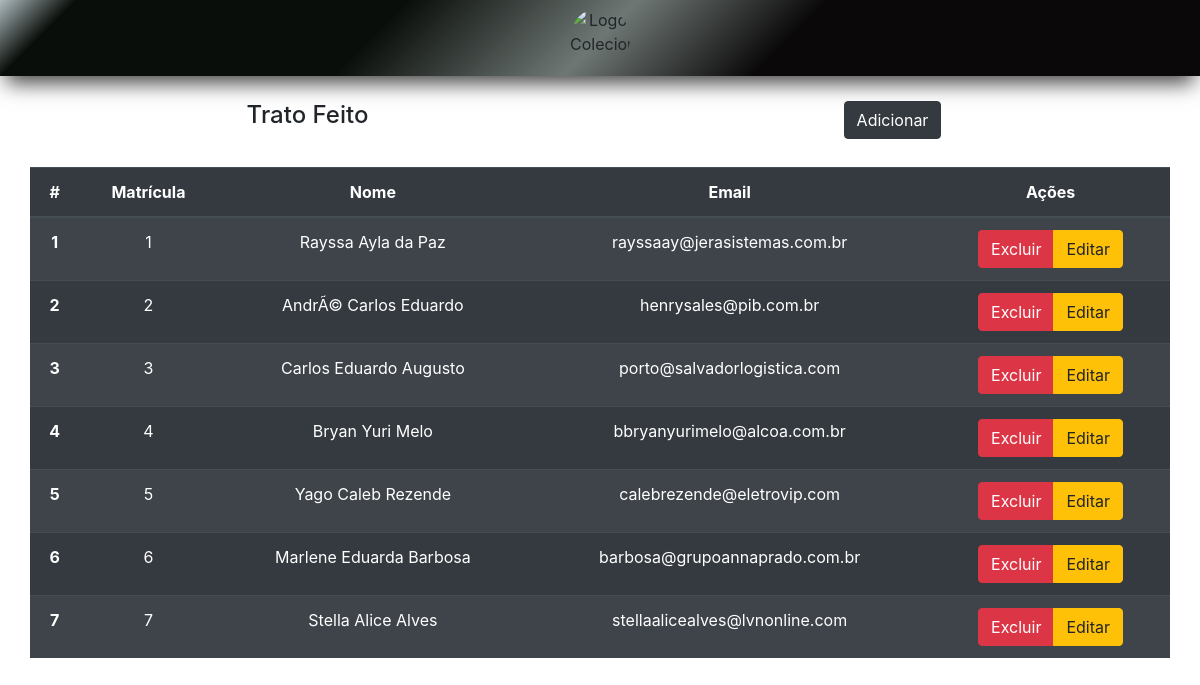
The page / on the database its author committed.
### tables this page shows
CREATE TABLE `collectors` (
    `registration` INT(99) NOT NULL PRIMARY KEY AUTO_INCREMENT,
    `fullName` VARCHAR(60) NOT NULL,
    `birthDay` DATE NOT NULL,
    `phone` VARCHAR(11) NOT NULL,
    `email` VARCHAR(30) NOT NULL UNIQUE,
    `cpf` VARCHAR(11) NOT NULL UNIQUE
);

### index.php (the view, shortened to what this page needs)
<?php
require_once("functions/core.php");
setHeader("Todos os Colecionadores");
$collectors = selectAllCollectors();
?>
<body>
    <?php setNavBar() ?>
    <div class="container margin-nav center">
        <div class="row center">
            <div class="col">
                <h4 class="card-title">Trato Feito</h4>
            </div>
            <div class="col">
                <a type="button" class="btn btn-dark" href="cadastro.php">Adicionar</a>
            </div>
        </div>
        <table class="table table-striped table-dark margin-nav">
            <thead class="thead-dark">
                <tr>
                    <th scope="col">#</th>
                    <th scope="col">Matrícula</th>
                    <th scope="col">Nome</th>
                    <th scope="col">Email</th>
                    <th scope="col">Ações</th>
                </tr>
            </thead>
            <tbody>
                <?php
                $count = 1;
                foreach ($collectors as $collector) {
                    ?>
                    <tr>
                        <th scope="row"><?= $count++ ?></th>
                        <td><?= $collector[0] ?></td>
                        <td><?= $collector[1] ?></td>
                        <td><?= $collector[4] ?></td>
                        <td>
                            <div class="btn-group" role="group" aria-label="Basic example">
                                <a type="button" href="delete.php?collector=<?= $collector[0] ?>" class="btn btn-danger">Excluir</a>
                                <a type="button" href="edicao.php?collector=<?= $collector[0] ?>" class="btn btn-warning">Editar</a>
                            </div>
                        </td>
                    </tr>
                <?php
                }
                ?>
            </tbody>
        </table>
    </div>
</body>

### functions/core.php (shortened to what this page needs)
<?php
require_once("database.php");
function setHeader(string $title) {
    echo '
        <!DOCTYPE html>
        <html lang="en">
        <head>
            <meta charset="utf-8">
            <meta name="viewport" content="width=device-width, initial-scale=1, shrink-to-fit=no">
            <link rel="stylesheet" href="https://stackpath.bootstrapcdn.com/bootstrap/4.3.1/css/bootstrap.min.css">
            <link rel="stylesheet" href="styles/custom.css">
            <title>'. $title.'</title>
        </head>';
}
function setNavBar() {
    echo '
        <nav class="navbar navbar-dark bg-dark nav center color">
            <img class="img" src="https://upload.wikimedia.org/wikipedia/commons/d/d9/Pawn_Stars_logo-large.png" alt="Logo Colecionadores">
        </nav>
    ';
}
function selectAllCollectors() {
    global $conn;
    $sql = "SELECT * FROM collectors";
    $result = mysqli_query($conn, $sql) or die(mysqli_error($conn));
    $collectors = mysqli_fetch_all($result);
    if ($collectors) {
        return $collectors;
    } else {
        return [];
    }
}

### styles/custom.css (style rules this page uses)
.nav { display: flex; justify-content: center; box-shadow: 0px 13px 20px -6px rgba(0, 0, 0, 0.75); }
.color { background: rgb(174, 188, 191); background: -moz-linear-gradient( -45deg, rgba(174, 188, 191, 1) 0%, rgba(10, 14, 10, 1) 6%, rgba(10, 14, 10, 1) 6%, rgba(10, 14, 10, 1) 32%, rgba(110, 119, 116, 1) 50%, rgba(10, 8, 9, 1) 65% ); background: -webkit-linear-gradient( -45deg, rgba(174, 188, 191, 1) 0%, rgba(10, 14, 10, 1) 6%, rgba(10, 14, 10, 1) 6%, rgba(10, 14, 10, 1) 32%, rgba(110, 119, 116, 1) 50%, rgba(10, 8, 9, 1) 65% ); background: linear-gradient( 135deg, rgba(174, 188, 191, 1) 0%, rgba(10, 14, 10, 1) 6%, rgba(10, 14, 10, 1) 6%, rgba(10, 14, 10, 1) 32%, rgba(110, 119, 116, 1) 50%, rgba(10, 8, 9, 1) 65% ); filter: progid:DXImageTransform.Microsoft.gradient( startColorstr='#aebcbf', endColorstr='#0a0809',GradientType=1 ); }
.img { width: 60px; height: 60px; border-radius: 50px; }
.margin-nav { width: 100%; margin-top: 25px; padding: 0; }
.center { text-align: center; }

### rows shown on the page
collectors: registration "1", fullName "Rayssa Ayla da Paz", email "rayssaay@jerasistemas.com.br"
collectors: registration "2", fullName "AndrÃ© Carlos Eduardo", email "henrysales@pib.com.br"
collectors: registration "3", fullName "Carlos Eduardo Augusto", email "porto@salvadorlogistica.com"
collectors: registration "4", fullName "Bryan Yuri Melo", email "bbryanyurimelo@alcoa.com.br"
collectors: registration "5", fullName "Yago Caleb Rezende", email "calebrezende@eletrovip.com"
collectors: registration "6", fullName "Marlene Eduarda Barbosa", email "barbosa@grupoannaprado.com.br"
collectors: registration "7", fullName "Stella Alice Alves", email "stellaalicealves@lvnonline.com"
